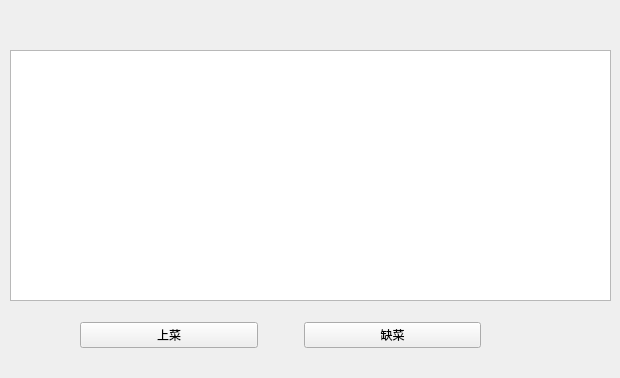
<?xml version="1.0" encoding="UTF-8"?>
<ui version="4.0">
 <class>ChefForm</class>
 <widget class="QWidget" name="ChefForm">
  <property name="geometry">
   <rect>
    <x>0</x>
    <y>0</y>
    <width>620</width>
    <height>378</height>
   </rect>
  </property>
  <property name="windowTitle">
   <string>Form</string>
  </property>
  <widget class="QLabel" name="label">
   <property name="geometry">
    <rect>
     <x>20</x>
     <y>10</y>
     <width>271</width>
     <height>16</height>
    </rect>
   </property>
   <property name="text">
    <string/>
   </property>
  </widget>
  <widget class="QTableWidget" name="tableWidget">
   <property name="geometry">
    <rect>
     <x>10</x>
     <y>50</y>
     <width>601</width>
     <height>251</height>
    </rect>
   </property>
  </widget>
  <widget class="QWidget" name="">
   <property name="geometry">
    <rect>
     <x>80</x>
     <y>310</y>
     <width>401</width>
     <height>51</height>
    </rect>
   </property>
   <layout class="QHBoxLayout" name="horizontalLayout">
    <item>
     <widget class="QPushButton" name="pushButton">
      <property name="text">
       <string>上菜</string>
      </property>
     </widget>
    </item>
    <item>
     <spacer name="horizontalSpacer">
      <property name="orientation">
       <enum>Qt::Horizontal</enum>
      </property>
      <property name="sizeType">
       <enum>QSizePolicy::Preferred</enum>
      </property>
      <property name="sizeHint" stdset="0">
       <size>
        <width>40</width>
        <height>20</height>
       </size>
      </property>
     </spacer>
    </item>
    <item>
     <widget class="QPushButton" name="pushButton_2">
      <property name="text">
       <string>缺菜</string>
      </property>
     </widget>
    </item>
   </layout>
  </widget>
 </widget>
 <resources/>
 <connections/>
</ui>
